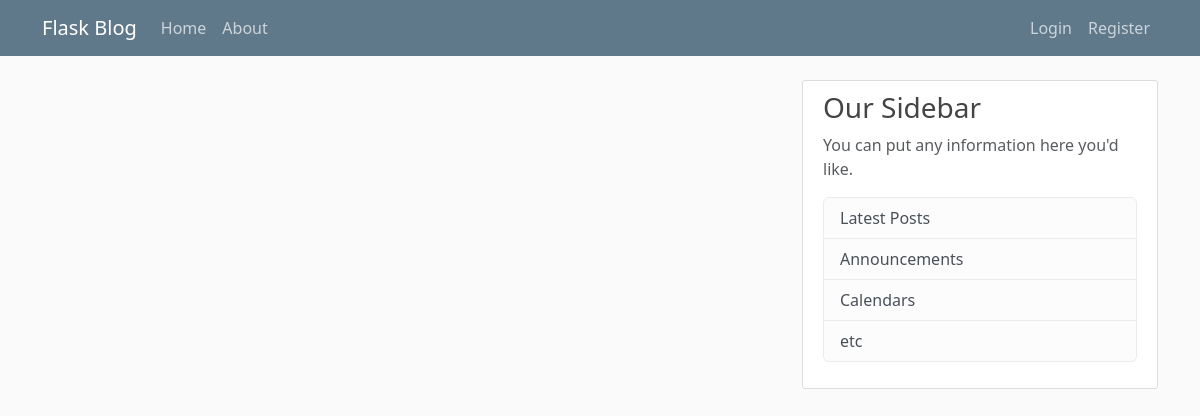
/home, run on an earlier commit of the app's database.
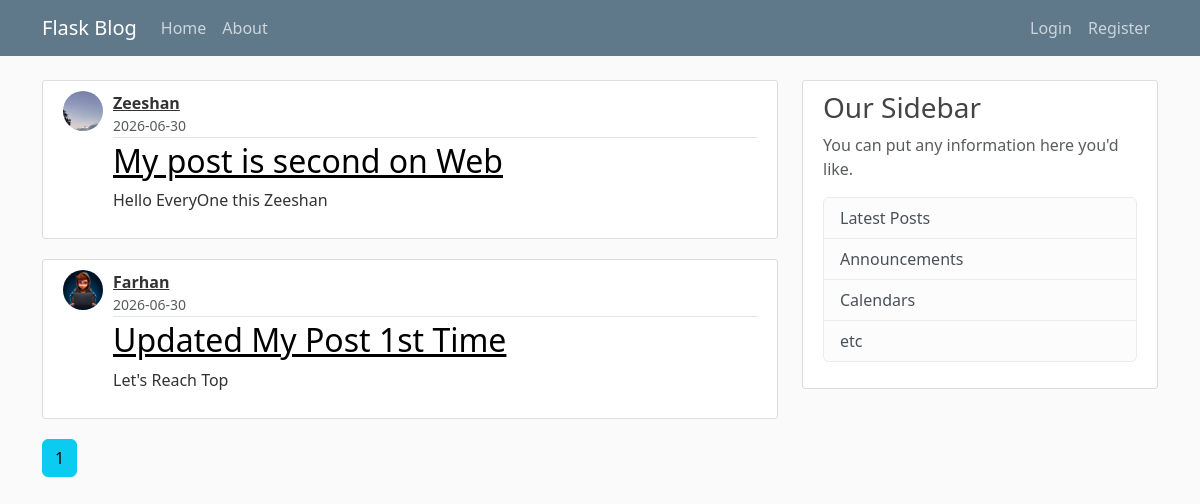
And on a later commit of the database.
### app/models.py (models this page shows, shortened)
class Post(db.Model):
    id = db.Column(db.Integer, primary_key = True)
    title = db.Column(db.String(100), nullable = False)
    date_posted = db.Column(db.DateTime, nullable = False, default = datetime.utcnow )
    content = db.Column(db.Text, nullable = False)
    user_id = db.Column(db.Integer, db.ForeignKey('user.id'), nullable=False)

class User(db.Model, UserMixin):
    id = db.Column(db.Integer, primary_key = True)
    username = db.Column(db.String(20), unique = True, nullable = False)
    email = db.Column(db.String(120), unique = True, nullable = False)
    image_file = db.Column(db.String(20), nullable = False, default = 'default.jpg')
    password = db.Column(db.String(60), nullable = False)
    posts = db.relationship('Post', backref = 'author', lazy = True)

### app/main/routes.py (the view)
@main.route("/")
@main.route("/home")
def home():
    page = request.args.get('page', 1, type = int)
    posts = Post.query.order_by(Post.date_posted.desc()).paginate(page = page, per_page = 5)
    return render_template('home.html', posts = posts)

### app/templates/home.html
{% extends "layout.html"%}
{% block content %}
{% for post in posts.items %}
<article class="media content-section">
    <img class="rounded-circle post-avatar"
         src="{{ url_for('static', filename='profile_pics/' + post.author.image_file) }}">
    <div class="media-body">
        <div class="article-metadata">
            <div class="author-block">
                <a class="author-name" href="{{ url_for('users.user_posts', username = post.author.username ) }}">{{ post.author.username }}</a>
                <small class="text-muted d-block">
                    {{ post.date_posted.strftime('%Y-%m-%d') }}
                </small>
            </div>
        </div>
        <h2 class="article-title" ><a href="{{ url_for('posts.post', post_id = post.id)}}">{{ post.title }}</a></h2>
        <p class="article-content">{{ post.content }}</p>
    </div>
</article>
{% endfor %}
{% for page_num in posts.iter_pages(left_edge = 1, right_edge = 1, left_current = 1, right_current = 2) %}
    {% if page_num %}
        {% if posts.page == page_num %}
            <a class = "btn btn-info mb-4" href = "{{ url_for('main.home', page = page_num)}}">{{ page_num }}</a>
        {% else %}
            <a class = "btn btn-outline-info mb-4" href = "{{ url_for('main.home', page = page_num)}}">{{ page_num }}</a>
        {% endif %}
    {% else %}
        ...
    {% endif %}
{% endfor %}
{% endblock content %}

What changed in the data, as far as the page shows it:
added Post: image_file (picture), author.username "Zeeshan", date_posted "2026-06-30", title "My post is second on Web", content "Hello EveryOne this Zeeshan"
added Post: image_file (picture), author.username "Farhan", date_posted "2026-06-30", title "Updated My Post 1st Time", content "Let's Reach Top"
Also different on the page:
new list line: "1"
